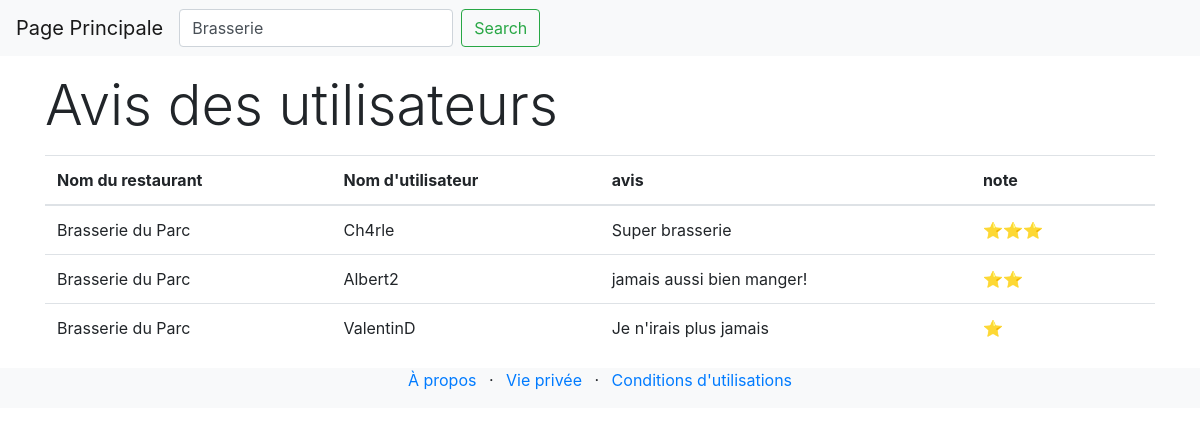
The app's page /Projet2/avis.php?search=Brasserie du Parc, older data.
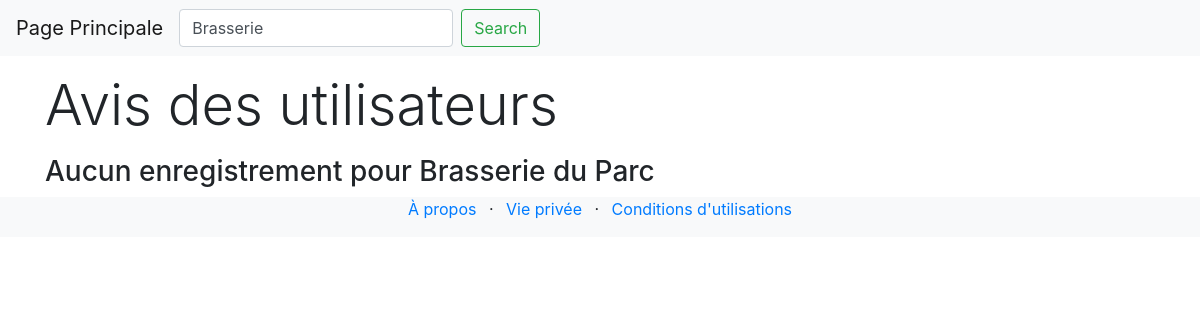
The same page, newer data.
### tables this page shows
CREATE TABLE IF NOT EXISTS `avis` (
  `ID_avis` int(11) NOT NULL AUTO_INCREMENT,
  `pseudo_user` varchar(20) NOT NULL,
  `name_rest` varchar(120) NOT NULL,
  `note` smallint(6) NOT NULL,
  `avis` text NOT NULL,
  PRIMARY KEY (`ID_avis`),
  KEY `ID_rest` (`name_rest`),
  KEY `lien id-user` (`pseudo_user`)
);

### Projet2/avis.php (the view, shortened to what this page needs)
<?php
require 'partials/header_avis.php';
require 'src/tools.php';
$dbh = connect();
if (!isset($_GET['search'])) {
    $sql = "SELECT s.ID_avis, s.name_rest,s.avis, s.note,s.pseudo_user
    FROM avis s
    order by name_rest";
    $result = $dbh->prepare($sql);
}
else {
    $sql ="SELECT s.ID_avis, s.name_rest,s.avis, s.note, s.pseudo_user
    FROM avis s
    WHERE s.name_rest LIKE :search
    order by name_rest";
    $result = $dbh->prepare($sql);
    $result->bindValue('search', '%'.$_GET['search']. '%', PDO::PARAM_STR);
}
$result->execute();
$websites = $result->fetchAll()
?>
    <main class="container">
        <section id="listing">
            <h3 class="display-4 my-3">Avis des utilisateurs</h3>
            <div class="row">
                <div class="col-md-12">
                    <?php if (count($websites)) : ?>
                        <table class="table table-hover">
                            <thead>
                            <tr>
                                <th>Nom du restaurant</th>
                                <th>Nom d'utilisateur</th>
                                <th>avis</th>
                                <th>note</th>
                            </tr>
                            </thead>
                            <tbody>
                            <?php foreach ($websites as $website) : ?>
                                <tr>
                                    <td><?= $website->name_rest ?></td>
                                    <td><?= $website->pseudo_user ?></td>
                                    <td><?= $website->avis ?></td>
                                    <td><?= stars($website->note) ?></td>
                                </tr>
                            <?php endforeach; ?>
                            </tbody>
                        </table>
                    <?php else: ?>
                        <h3>Aucun enregistrement pour <?= $_GET['search'] ?></h3>
                    <?php endif; ?>
                </div>
            </div>
        </section>
    </main>
<?php
require 'partials/footer.php';
?>

### Projet2/src/tools.php (shortened to what this page needs)
<?php
function stars($arg) {
    $max = 5;
    $etoiles = '';
    for ($i = 1; $i <= $arg; $i++) {
        $etoiles .= '⭐';
    }
    $nbrEtoileGrise = $max - $arg;
    for ($i = 1; $i <= $nbrEtoileGrise; $i++) {
        $etoiles .= '<i class="icofont-star"></i>';
    }
    return $etoiles;
}

Row changes from the older to the newer data that the page shows:
removed avis: name_rest "Brasserie du Parc", pseudo_user "Ch4rle", avis "Super brasserie", note "⭐⭐⭐"
removed avis: name_rest "Brasserie du Parc", pseudo_user "Albert2", avis "jamais aussi bien manger!", note "⭐⭐"
removed avis: name_rest "Brasserie du Parc", pseudo_user "ValentinD", avis "Je n'irais plus jamais", note "⭐"
Text that changed along with them:
$_GET['search']: (not shown) → "Brasserie du Parc"
text no longer shown: "Nom du restaurant Nom d'utilisateur avis note"
text now shown: "Aucun enregistrement pour"
